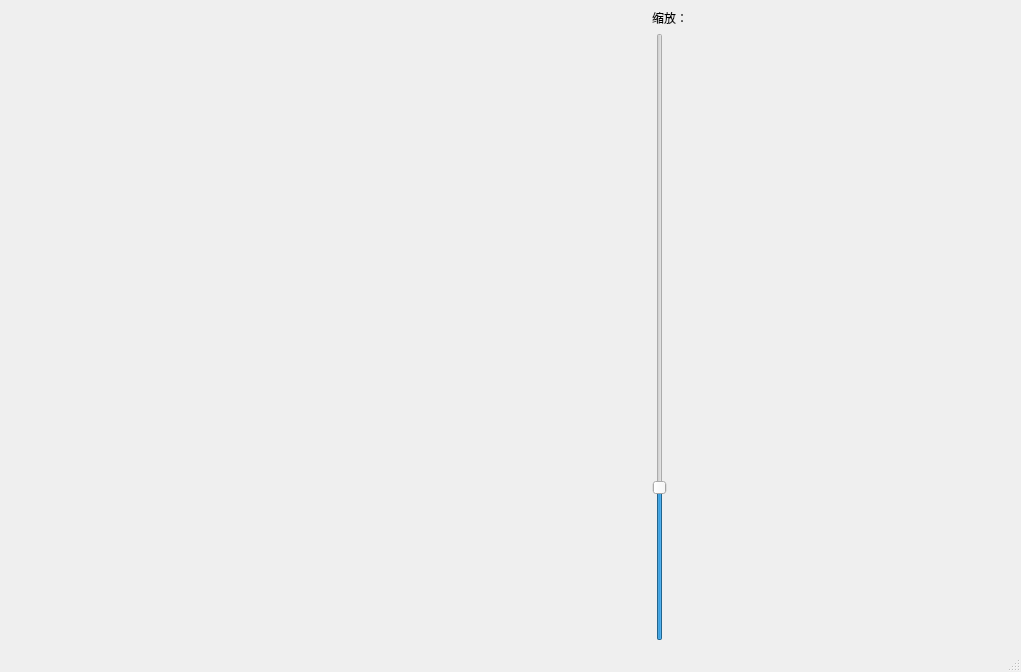
<?xml version="1.0" encoding="UTF-8"?>
<ui version="4.0">
 <class>MainWindow</class>
 <widget class="QMainWindow" name="MainWindow">
  <property name="geometry">
   <rect>
    <x>0</x>
    <y>0</y>
    <width>1021</width>
    <height>672</height>
   </rect>
  </property>
  <property name="windowTitle">
   <string>MainWindow</string>
  </property>
  <property name="styleSheet">
   <string notr="true"/>
  </property>
  <widget class="QWidget" name="centralwidget">
   <property name="styleSheet">
    <string notr="true">b</string>
   </property>
   <layout class="QHBoxLayout" name="horizontalLayout" stretch="60,0,30">
    <item>
     <layout class="QVBoxLayout" name="verticalLayout_2" stretch="618,382">
      <item>
       <widget class="FragmentArea" name="fragmentArea" native="true"/>
      </item>
      <item>
       <widget class="StoreArea" name="storeArea" native="true"/>
      </item>
     </layout>
    </item>
    <item>
     <layout class="QVBoxLayout" name="verticalLayout_3">
      <item>
       <widget class="QLabel" name="label">
        <property name="text">
         <string>缩放：</string>
        </property>
       </widget>
      </item>
      <item>
       <widget class="QSlider" name="imageSizeController">
        <property name="styleSheet">
         <string notr="true">groove:horizontal {  
border: 1px solid #bbb;  
background: white;  
height: 10px;  
border-radius: 4px;  
}</string>
        </property>
        <property name="minimum">
         <number>1</number>
        </property>
        <property name="maximum">
         <number>200</number>
        </property>
        <property name="pageStep">
         <number>1</number>
        </property>
        <property name="value">
         <number>50</number>
        </property>
        <property name="orientation">
         <enum>Qt::Vertical</enum>
        </property>
       </widget>
      </item>
     </layout>
    </item>
    <item>
     <widget class="HintWindow" name="hintWindow" native="true"/>
    </item>
   </layout>
  </widget>
  <widget class="QMenuBar" name="menubar">
   <property name="geometry">
    <rect>
     <x>0</x>
     <y>0</y>
     <width>1021</width>
     <height>25</height>
    </rect>
   </property>
  </widget>
  <widget class="QStatusBar" name="statusbar"/>
 </widget>
 <customwidgets>
  <customwidget>
   <class>FragmentArea</class>
   <extends>QWidget</extends>
   <header>ui/fragmentarea.h</header>
   <container>1</container>
  </customwidget>
  <customwidget>
   <class>HintWindow</class>
   <extends>QWidget</extends>
   <header>ui/hintwindow.h</header>
   <container>1</container>
  </customwidget>
  <customwidget>
   <class>StoreArea</class>
   <extends>QWidget</extends>
   <header>ui/storearea.h</header>
   <container>1</container>
  </customwidget>
 </customwidgets>
 <resources/>
 <connections/>
</ui>
